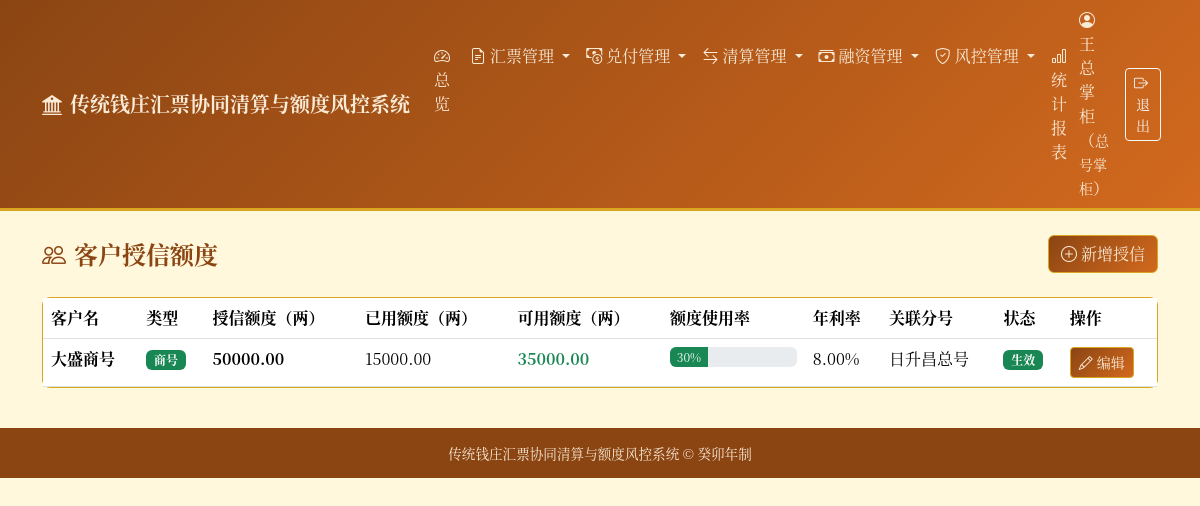
Before: /customer-credits (signed in) with the older database file.
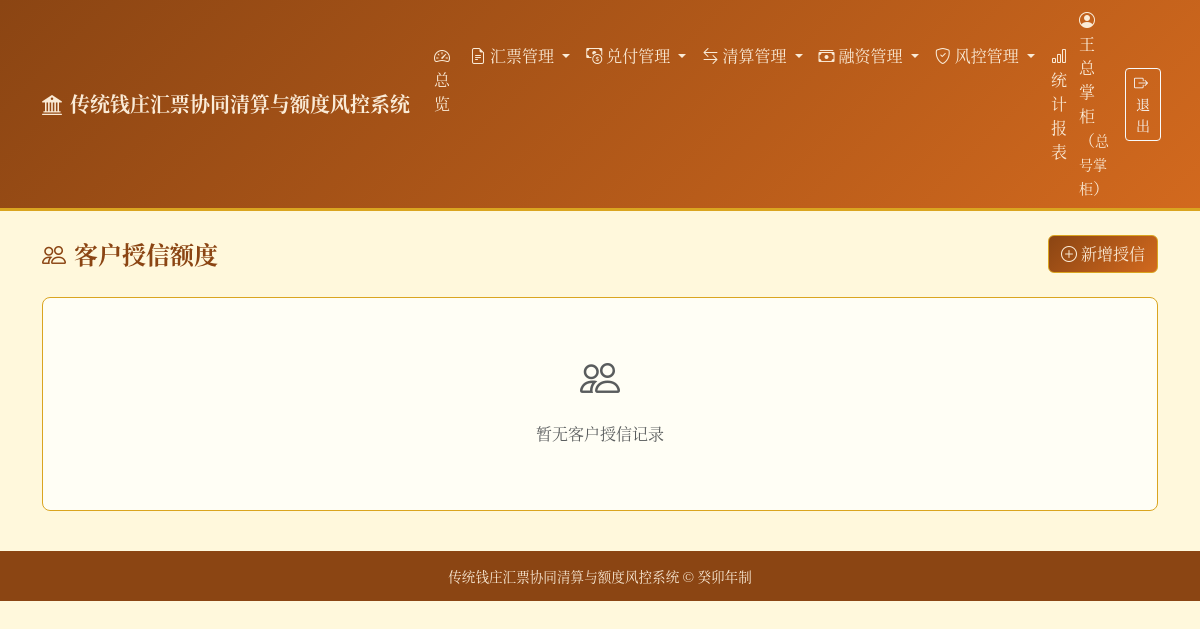
After: the same page with the newer database file.
### tables this page shows
CREATE TABLE customer_credits (
        id INTEGER PRIMARY KEY AUTOINCREMENT,
        customer_name TEXT NOT NULL,
        customer_type TEXT NOT NULL CHECK(customer_type IN ('商号', '个人', '官府')),
        credit_limit REAL NOT NULL DEFAULT 0 CHECK(credit_limit >= 0),
        used_limit REAL NOT NULL DEFAULT 0 CHECK(used_limit >= 0),
        rate_annual REAL NOT NULL DEFAULT 0 CHECK(rate_annual >= 0),
        status TEXT NOT NULL DEFAULT '生效' CHECK(status IN ('生效', '冻结', '注销')),
        branch_id INTEGER,
        remark TEXT,
        created_at TEXT NOT NULL,
        updated_at TEXT,
        FOREIGN KEY (branch_id) REFERENCES branches(id)
    );

CREATE TABLE branches (
        id INTEGER PRIMARY KEY AUTOINCREMENT,
        branch_code TEXT UNIQUE NOT NULL,
        branch_name TEXT NOT NULL,
        location TEXT,
        manager TEXT,
        contact TEXT,
        status TEXT NOT NULL DEFAULT '营业中' CHECK(status IN ('营业中', '已歇业')),
        created_date TEXT NOT NULL,
        remark TEXT
    );

### main.py (the view)
@app.get("/customer-credits", response_class=HTMLResponse)
def customer_credits_list(request: Request, user=Depends(auth_dep)):
    if user["role"] not in ("总号掌柜", "分号掌柜", "稽核员"):
        raise HTTPException(status_code=403, detail="仅掌柜或稽核员可查看客户授信")
    conn = get_db()
    cursor = conn.cursor()
    cursor.execute(
        "SELECT cc.*, br.branch_name FROM customer_credits cc LEFT JOIN branches br ON cc.branch_id = br.id ORDER BY cc.id DESC"
    )
    credits = [dict(row) for row in cursor.fetchall()]
    conn.close()
    return templates.TemplateResponse(
        "customer_credit_list.html",
        {"request": request, "user": user, "credits": credits},
    )

### templates/customer_credit_list.html (shortened to what this page needs)
{% extends "base.html" %}
{% block content %}
<div class="d-flex justify-content-between align-items-center mb-4">
    <h4 class="fw-bold mb-0" style="color: var(--qz-primary);">
        <i class="bi bi-people me-2"></i>客户授信额度
    </h4>
    {% if user.role in ('总号掌柜', '分号掌柜') %}
    <a href="/customer-credits/create" class="btn btn-qz">
        <i class="bi bi-plus-circle me-1"></i>新增授信
    </a>
    {% endif %}
</div>
<div class="card card-qz">
    <div class="card-body p-0">
        {% if credits %}
        <div class="table-responsive">
            <table class="table table-hover mb-0">
                <thead style="background-color: var(--qz-light);">
                    <tr>
                        <th>客户名</th>
                        <th>类型</th>
                        <th>授信额度（两）</th>
                        <th>已用额度（两）</th>
                        <th>可用额度（两）</th>
                        <th>额度使用率</th>
                        <th>年利率</th>
                        <th>关联分号</th>
                        <th>状态</th>
                        <th>操作</th>
                    </tr>
                </thead>
                <tbody>
                    {% for c in credits %}
                    <tr>
                        <td><strong>{{ c.customer_name }}</strong></td>
                        <td>
                            {% if c.customer_type == '商号' %}
                            <span class="badge bg-success">商号</span>
                            {% elif c.customer_type == '个人' %}
                            <span class="badge bg-primary">个人</span>
                            {% else %}
                            <span class="badge bg-warning text-dark">官府</span>
                            {% endif %}
                        </td>
                        <td class="fw-bold">{{ "%.2f"|format(c.credit_limit) }}</td>
                        <td>{{ "%.2f"|format(c.used_limit) }}</td>
                        <td class="text-success fw-bold">{{ "%.2f"|format(c.credit_limit - c.used_limit) }}</td>
                        <td style="min-width: 120px;">
                            {% set ratio = (c.used_limit / c.credit_limit * 100) if c.credit_limit > 0 else 0 %}
                            <div class="progress" style="height: 20px;">
                                <div class="progress-bar {% if ratio >= 80 %}bg-danger {% elif ratio >= 50 %}bg-warning {% else %}bg-success {% endif %}"
                                     style="width: {{ ratio }}%;">
                                    {{ "%.0f"|format(ratio) }}%
                                </div>
                            </div>
                        </td>
                        <td>{{ "%.2f"|format(c.rate_annual) }}%</td>
                        <td>{{ c.branch_name or '—' }}</td>
                        <td>
                            {% if c.status == '生效' %}
                            <span class="badge badge-valid">生效</span>
                            {% elif c.status == '冻结' %}
                            <span class="badge badge-frozen">冻结</span>
                            {% else %}
                            <span class="badge badge-voided">注销</span>
                            {% endif %}
                        </td>
                        <td>
                            {% if user.role in ('总号掌柜', '分号掌柜') %}
                            <a href="/customer-credits/{{ c.id }}/edit" class="btn btn-sm btn-qz">
                                <i class="bi bi-pencil me-1"></i>编辑
                            </a>
                            {% else %}
                            <span class="text-muted">—</span>
                            {% endif %}
                        </td>
                    </tr>
                    {% endfor %}
                </tbody>
            </table>
        </div>
        {% else %}
        <div class="text-center py-5 text-muted">
            <i class="bi bi-people fs-1 d-block mb-3"></i>
            <p>暂无客户授信记录</p>
        </div>
        {% endif %}
    </div>
</div>
{% endblock %}

Changed rows visible on the page:
removed customer_credits: customer_name "大盛商号", customer_type "商号", credit_limit "50000.00", used_limit "15000.00", c.credit_limit-c.used_limit "35000.00", {{ ratio }} 30.0 (drawn), ratio "30", rate_annual "8.00", branch_name "日升昌总号", status "生效"
Other visible differences:
text no longer shown: "客户名 类型 授信额度（两） 已用额度（两） 可用额度（两） 额度使用率 年利率 关联分号 状态 操作"
text now shown: "暂无客户授信记录"
